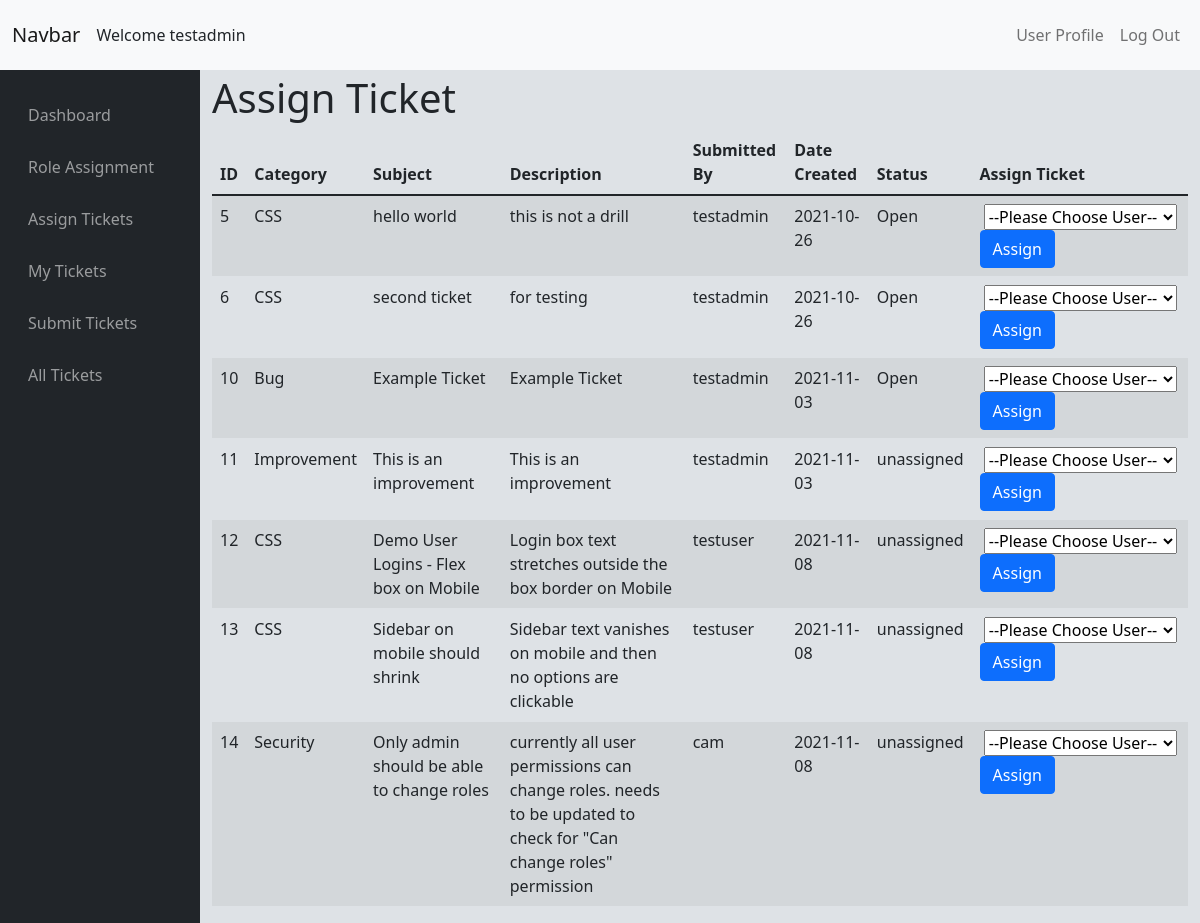
Screenshot of /issue/assigntickets (signed in) with the database file from the repository.
### tables this page shows
CREATE TABLE "Issues" (
	"issue_id"	INTEGER UNIQUE,
	"issue_category"	TEXT,
	"issue_subject"	TEXT,
	"issue_description"	BLOB,
	"submitter_id"	TEXT,
	"user_assigned_to"	TEXT,
	"date_created"	DATE,
	"issue_status"	TEXT,
	"date_closed"	DATE,
	PRIMARY KEY("issue_id" AUTOINCREMENT)
);

### issueTrackerViews.py (the view, shortened to what this page needs)
@issueTrack.route('/assigntickets', methods=['GET', 'POST'])
@login_required
def assigntickets():
    if not check_permission('CanAssignTickets'):
        return redirect(url_for(".dashboard"))
    else:
        if check_permission('FullAccess'):
            tickets = return_query("SELECT * FROM Issues WHERE NOT issue_status = ?", ("Closed",))
        else:
            tickets = return_query("SELECT * FROM Issues WHERE issue_status = ?", ("unassigned",))
        users = return_query("SELECT Username, Access FROM Users")
        return render_template("assigntickets.html", tickets=tickets, users=users)

### SQLhelpers.py (called while the page is built)
def SQL_connect():
    connection = sqlite3.connect(db)
    connection.row_factory = dict_factory
    return connection

def dict_factory(cursor, row):
    d = {}
    for idx, col in enumerate(cursor.description):
        d[col[0]] = row[idx]
    return d

def return_query(query, options=[]):
    connection = SQL_connect()
    cursor = connection.cursor()
    try:
        if len(options) == 0:
            result = cursor.execute(query)
        else:
            result = cursor.execute(query, options)
        result = result.fetchall()
        return result
    except Exception as err:
        print(f"Error: '{err}'")
    cursor.close()
    connection.close()

def check_permission(permission):
    value = return_query("SELECT * FROM Access WHERE Type = (SELECT Access FROM Users WHERE Username = ?)", (session['user_id'],))
    try:
        result = value[0][permission] == 1
        return result
    except KeyError:
        print(permission + "does not exist")
    return False

### app.py (called while the page is built)
@app.after_request
def after_request(response):
    response.headers["Cache-Control"] = "no-cache, no-store, must-revalidate"
    response.headers["Expires"] = 0
    response.headers["Pragma"] = "no-cache"
    return response

### helpers.py (called while the page is built)
def login_required(f):
    @wraps(f)
    def decorated_function(*args, **kwargs):
        if session.get("user_id") is None:
            return redirect(url_for(".login"))
        return f(*args, **kwargs)
    return decorated_function

### templates/assigntickets.html (shortened to what this page needs)
{% extends "layout.html" %}
{% block main %}
<div class="mt-sm-1">
    <div class='justify-content-center align-items-center'>
        <p class='h1'>Assign Ticket</p>
    </div>
    <table class="table table-striped table-hover" id='table1'>
        <thead>
            <tr>
                <th onclick="sortTable(0)">ID</th>
                <th onclick='sortTable(1)'>Category</th>
                <th onclick='sortTable(2)'>Subject</th>
                <th onclick='sortTable(3)'>Description</th>
                <th onclick='sortTable(4)'>Submitted By</th>
                <th onclick='sortTable(5)'>Date Created</th>
                <th onclick='sortTable(6)'>Status</th>
                <th>Assign Ticket</th>
            </tr>
        </thead>
        <tbody>
            {% for i in tickets %}
            <tr id="ticket_{{i.id}}">
                <td>{{ i.issue_id }}</td>
                <td>{{ i.issue_category }}</td>
                <td>{{ i.issue_subject }}</td>
                <td>{{ i.issue_description }}</td>
                <td>{{ i.submitter_id }}</td>
                <td>{{ i.date_created }}</td>
                <td>{{ i.issue_status }}</td>
                <td>
                    <form action="{{ url_for('.assigntickets') }}" method="post">
                        <select name="people" id="select{{ i.issue_id }}">
                            <option value="">--Please Choose User--</option>
                        </select>
                        <button type='submit' class='btn btn-primary'>Assign</button>
                    </form>
                </td>
            </tr>
            {% endfor %}
        </tbody>
    </table>
</div>
{% endblock %}

### static/styles.css (style rules this page uses)
:root { --topNavHeight: 70px }

### rows the page displays
Issues: issue_id "5", issue_category "CSS", issue_subject "hello world", issue_description "this is not a drill", submitter_id "testadmin", date_created "2021-10-26", issue_status "Open"
Issues: issue_id "6", issue_category "CSS", issue_subject "second ticket", issue_description "for testing", submitter_id "testadmin", date_created "2021-10-26", issue_status "Open"
Issues: issue_id "10", issue_category "Bug", issue_subject "Example Ticket", issue_description "Example Ticket", submitter_id "testadmin", date_created "2021-11-03", issue_status "Open"
Issues: issue_id "11", issue_category "Improvement", issue_subject "This is an improvement", issue_description "This is an improvement", submitter_id "testadmin", date_created "2021-11-03", issue_status "unassigned"
Issues: issue_id "12", issue_category "CSS", issue_subject "Demo User Logins - Flex box on Mobile", issue_description "Login box text stretches outside the box border on Mobile", submitter_id "testuser", date_created "2021-11-08", issue_status "unassigned"
Issues: issue_id "13", issue_category "CSS", issue_subject "Sidebar on mobile should shrink", issue_description "Sidebar text vanishes on mobile and then no options are clickable", submitter_id "testuser", date_created "2021-11-08", issue_status "unassigned"
Issues: issue_id "14", issue_category "Security", issue_subject "Only admin should be able to change roles", issue_description "currently all user permissions can change roles. needs to be updated to check for \"Can change roles\" permission", submitter_id "cam", date_created "2021-11-08", issue_status "unassigned"

### other values shown
{{ session.user_id }} "testadmin"
